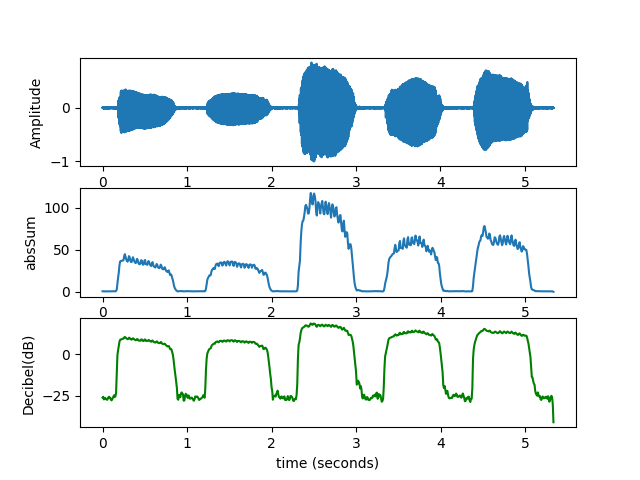

Write Python code to recreate this figure.
import wave
import pylab as pl
import numpy as np
import Volume as vp

# ============ test the algorithm =============
# read wave file and get parameters.
fw = wave.open('../sounds/aeiou.wav','rb')
params = fw.getparams()
print(params)
nchannels, sampwidth, framerate, nframes = params[:4]
strData = fw.readframes(nframes)
waveData = np.fromstring(strData, dtype=np.int16)
waveData = waveData*1.0/max(abs(waveData))  # normalization
fw.close()

# calculate volume
frameSize = 256
overLap = 128
volume11 = vp.calVolume(waveData,frameSize,overLap)
volume12 = vp.calVolumeDB(waveData,frameSize,overLap)

# plot the wave
time = np.arange(0, nframes)*(1.0/framerate)
time2 = np.arange(0, len(volume11))*(frameSize-overLap)*1.0/framerate
pl.subplot(311)
pl.plot(time, waveData)
pl.ylabel("Amplitude")

pl.subplot(312)
pl.plot(time2, volume11)
pl.ylabel("absSum")

pl.subplot(313)
pl.plot(time2, volume12, c="g")
pl.ylabel("Decibel(dB)")
pl.xlabel("time (seconds)")
pl.show()
